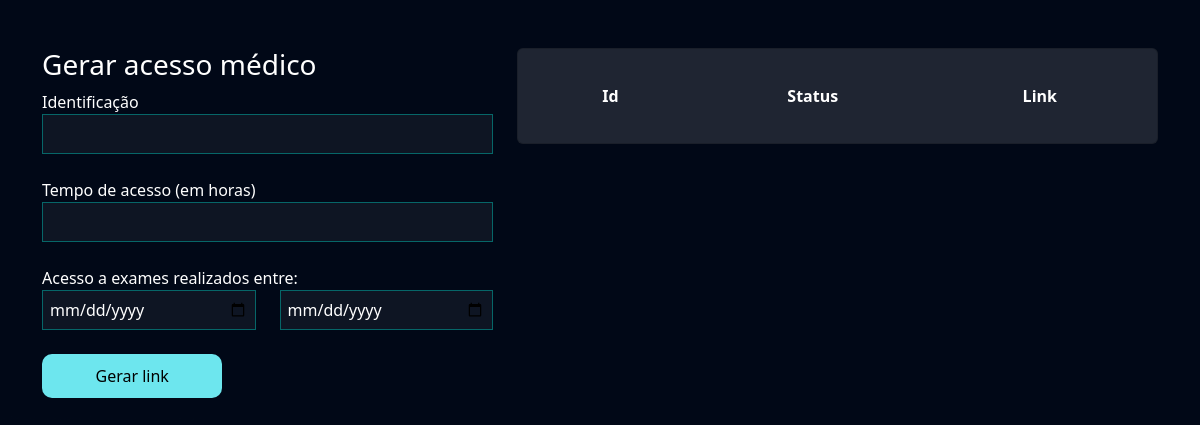
The app's page /exames/gerar_acesso_medico/ (signed in), older data.
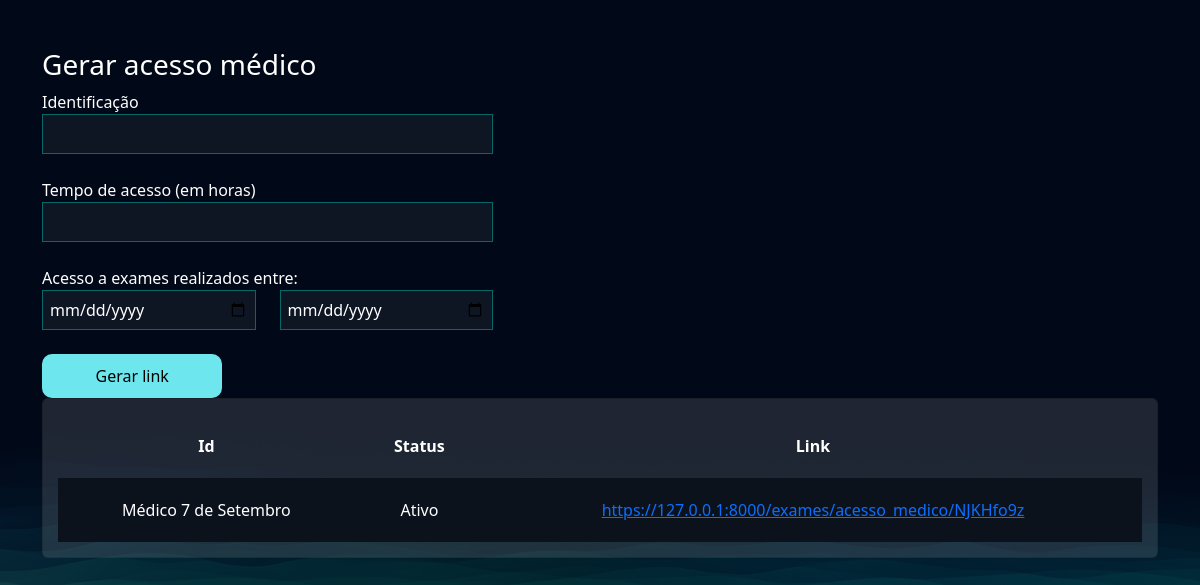
The same page, newer data.
### exames/models.py (models this page shows, shortened)
class AcessoMedico(models.Model):
    usuario = models.ForeignKey(User, on_delete=models.DO_NOTHING)
    identificacao = models.CharField(max_length=50)
    tempo_de_acesso = models.IntegerField() # Em horas
    criado_em = models.DateTimeField()
    data_exames_iniciais = models.DateField()
    data_exames_finais = models.DateField()
    token = models.CharField(max_length=20, null=True, blank=True)
    @property
    def status(self):
        if timezone.now() > (self.criado_em + timedelta(hours=self.tempo_de_acesso)):
            return 'Expirado'
        else:
            return 'Ativo'
    @property
    def url(self):
        return f'https://127.0.0.1:8000/exames/acesso_medico/{self.token}'

### exames/views.py (the view, shortened to what this page needs)
# urls.py: path('gerar_acesso_medico/', views.gerar_acesso_medico, name="gerar_acesso_medico")
def gerar_acesso_medico(request):
    if request.method == "GET":
        acessos_medicos = AcessoMedico.objects.filter(usuario=request.user)
        return render(request, 'gerar_acesso_medico.html', {'acessos_medicos': acessos_medicos})

### exames/templates/gerar_acesso_medico.html (shortened to what this page needs)
{% extends "bases/base.html" %}
{% load static %}
{% block 'head' %}
    <link href="{% static 'exames/css/css.css' %}" rel="stylesheet">
    <link href="{% static 'exames/css/gerenciar_pedidos.css' %}"
          rel="stylesheet">
{% endblock 'head' %}
{% block 'conteudo' %}
    <br>
    <br>
    <div class="container">
        <div class="row">
            <div class="col-md-5">
                <h3>Gerar acesso médico</h3>
                <form action="{% url "gerar_acesso_medico" %}" method="POST">
                    <label for="">Identificação</label>
                    <br>
                    <input style="width: 100%"
                           type="text"
                           name="identificacao"
                           id=""
                           class="input-default">
                    <br>
                    <br>
                    <label for="">Tempo de acesso (em horas)</label>
                    <br>
                    <input style="width: 100%"
                           type="number"
                           name="tempo_de_acesso"
                           id=""
                           class="input-default">
                    <br>
                    <br>
                    <div class="row">
                        <label for="">Acesso a exames realizados entre:</label>
                        <div class="col-md">
                            <input style="width: 100%"
                                   type="date"
                                   name="data_exame_inicial"
                                   id=""
                                   class="input-default">
                        </div>
                        <div class="col-md">
                            <input style="width: 100%"
                                   type="date"
                                   name="data_exame_final"
                                   id=""
                                   class="input-default">
                            <br>
                            <br>
                        </div>
                    </div>
                    <input style="width: 40%"
                           type="submit"
                           class="btn-default"
                           value="Gerar link">
                </form>
            </div>
            <div class="col-md">
                <div class="card">
                    <table style="text-align: center">
                        <tr>
                            <th>Id</th>
                            <th>Status</th>
                            <th>Link</th>
                        </tr>
                        {% for acesso in acessos_medicos%}
                        <tr class="linha-tabela">
                            <td>{{acesso.identificacao}}</td>
                            <td>{{acesso.status}}</td>
                            <td><a href="{{acesso.url}}">{{acesso.url}}</a></td>
                        </tr>
                        {% endfor %}
                    </table>
                </div>
            </div>
        </div>
    </div>
{% endblock 'conteudo' %}

### templates/bases/base.html (shortened to what this page needs)
{% load static %}
<!DOCTYPE html>
<html lang="pt-BR">
    <head>
        <link href="https://cdn.jsdelivr.net/npm/bootstrap@5.3.1/dist/css/bootstrap.min.css"
              rel="stylesheet">
        <link rel="stylesheet"
              href="https://cdnjs.cloudflare.com/ajax/libs/font-awesome/6.4.2/css/all.min.css"
 />
        <link rel="stylesheet" href="{% static 'geral/css/base.css' %}">
        {% block 'head' %}{% endblock %}
    </head>
    <body>
        {% block 'conteudo' %}{% endblock %}
    </body>
</html>

### templates/static/geral/css/base.css (style rules this page uses)
:root { --main-color: #151C34; --dark-color: #0C121C ; --light-color: #6DE6EE; --contrast-color: #f4c96b; --differential-color: #066668; }
* { color: white }
.input-default { background-color: rgba(255,255,255,0.05); border: 1px solid var(--differential-color); padding: 7px; width: 50%; }
.btn-default { background-color: var(--light-color); color: black; width: 15%; padding: 10px; border: none; border-radius: 10px; }

### templates/static/exames/css/css.css (style rules this page uses)
body { background-image: url('/static/geral/img/bg2.png'); background-size: cover; }
.card { background-color: rgba(217, 217, 217, .14); color: white; padding: 15px; }

### templates/static/exames/css/gerenciar_pedidos.css (style rules this page uses)
.linha-tabela { background-color: var(--dark-color); height: 20px; }
td, th { padding: 20px; }

Row changes from the older to the newer data that the page shows:
added AcessoMedico: identificacao "Médico 7 de Setembro", status "Ativo", url "https://127.0.0.1:8000/exames/acesso_medico/NJKHfo9z"
